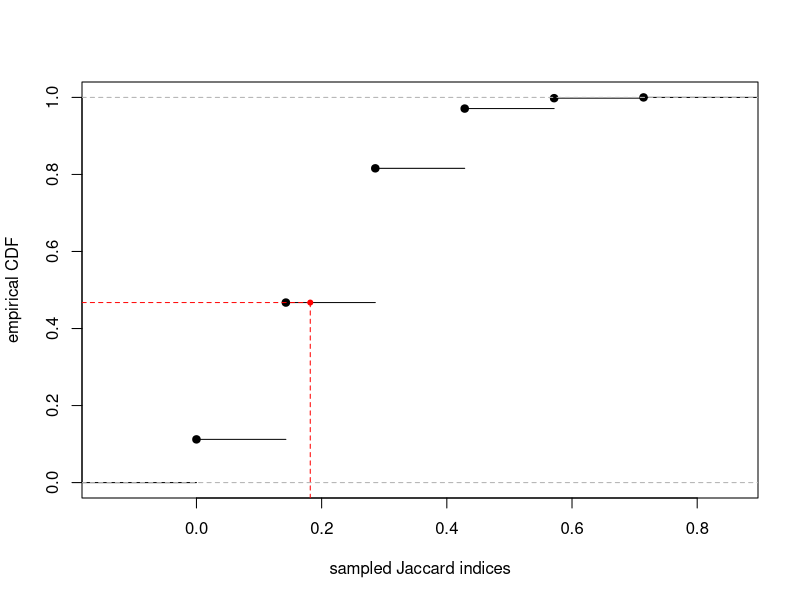

The R script that drew this image:
jc <- function(set1, set2) {
  length(intersect(set1, set2)) / length(union(set1, set2))
} 


#' Function to calculate the bootstrap estimate of the Jaccard Index of two sets
#' 
#' @param set1 vector with all elements of first set
#' @param set2 vectpr with all elements of second set
#' @param num_bs number of bootstrap samples, default to 500
#' @param seed seed for random number generator, default to 123
#' 
#' @return a list with 3 entries
#'         1) jc_mean: the mean Jaccard index from the bootstrap samples
#'         2) jc_se: the bootstrap standard error for the Jaccard Index
#'         3) jc_samples: a vector with Jaccard Indices calculated from all bootstrap samples
jarccard_bs <- function(set1, set2, num_bs = 500, seed = 123) {
  
  set.seed(seed)
  
  union_set <- union(set1, set2)
  intersect_set <- intersect(set1, set2)
  
  samples <- lapply(1:num_bs, function(i) table(sample(union_set, length(union_set), replace = T)))
  samples <- sapply(samples, "[", union_set)
  rownames(samples) <- union_set
  samples[is.na(samples)] <- 0 
 
  jaccard <- colSums(samples[intersect_set, ]) / colSums(samples)
  
  res <- list(
    jc_mean = mean(jaccard),
    jc_se = sd(jaccard) / sqrt(length(jaccard)),
    jc_samples = jaccard
  )
  
  res
  
}


#' Function to calculate the bootstrap estimate of the Jaccard Index of two sets
#' 
#' @param set1 vector with all elements of first set
#' @param set2 vector with all elements of second set
#' @param n number of items to choose from set2
#' @param nsamples number of sampling runs, default to 500
#' @param seed seed for random number generator, default to 123
#' 
#' @return a list with 3 entries
#'         1) jc_mean: the mean Jaccard index from the bootstrap samples
#'         2) jc_se: the bootstrap standard error for the Jaccard Index
#'         3) jc_samples: a vector with Jaccard Indices calculated from all bootstrap samples
jarccard_resample <- function(set1, set2, n, nsampling = 500, seed = 123) {
  
  set.seed(seed)
  
  if (n >= length(set2)) {
    stop("Number of items to sample n has to be smaller than number of items in set 2!")
  } 
 
  union_set <- union(set1, set2)
  intersect_set <- intersect(set1, set2)
  set1_ex <- setdiff(set1, set2)
  
  samples <- lapply(1:nsampling, function(i) c(set1_ex, sample(set2, n, replace = F)))
  samples <- sapply(samples, function(xx) union_set %in% xx)
  rownames(samples) <- union_set

  jaccard <- colSums(samples[intersect_set, ]) / colSums(samples)
  
  res <- list(
    jc_mean = mean(jaccard),
    jc_sd = sd(jaccard),
    jc_se = sd(jaccard) / sqrt(length(jaccard)),
    jc_med = median(jaccard),
    jc_mad = mad(jaccard),
    jc_samples = jaccard
  )
  
  res
  
}


# Test with simulated data

## define sets and and calculate Jaccard index
set1 <- LETTERS[1:6]
set2_orig <- LETTERS[5:11]
jc_orig <- jc(set1, set2_orig)

## calculate resampled Jaccard index based on random samples from all letters
jc_resampling <- jarccard_resample(set1, set2 = LETTERS, 
                                    n = length(set2_orig), 
                                    nsampling = 10000, 
                                    seed = 123)

## get ECDF from samples JC indices
## and plot it
jc_cdf <- ecdf(jc_resampling$jc_samples)

plot(jc_cdf, main = "", xlab = 'sampled Jaccard indices', ylab = "empirical CDF")
lims <- par("usr")
points(jc_orig, jc_cdf(jc_orig), pch = 20, col = 'red')
segments(lims[1], jc_cdf(jc_orig), jc_orig, jc_cdf(jc_orig), col = 'red', lty = 2)
segments(jc_orig, jc_cdf(jc_orig), jc_orig, lims[3], col = 'red', lty = 2)

## calculate one-sided p-value from ECDF 
p <- 1-jc_cdf(jc_orig)
message("Resampling p-value: ", p)
